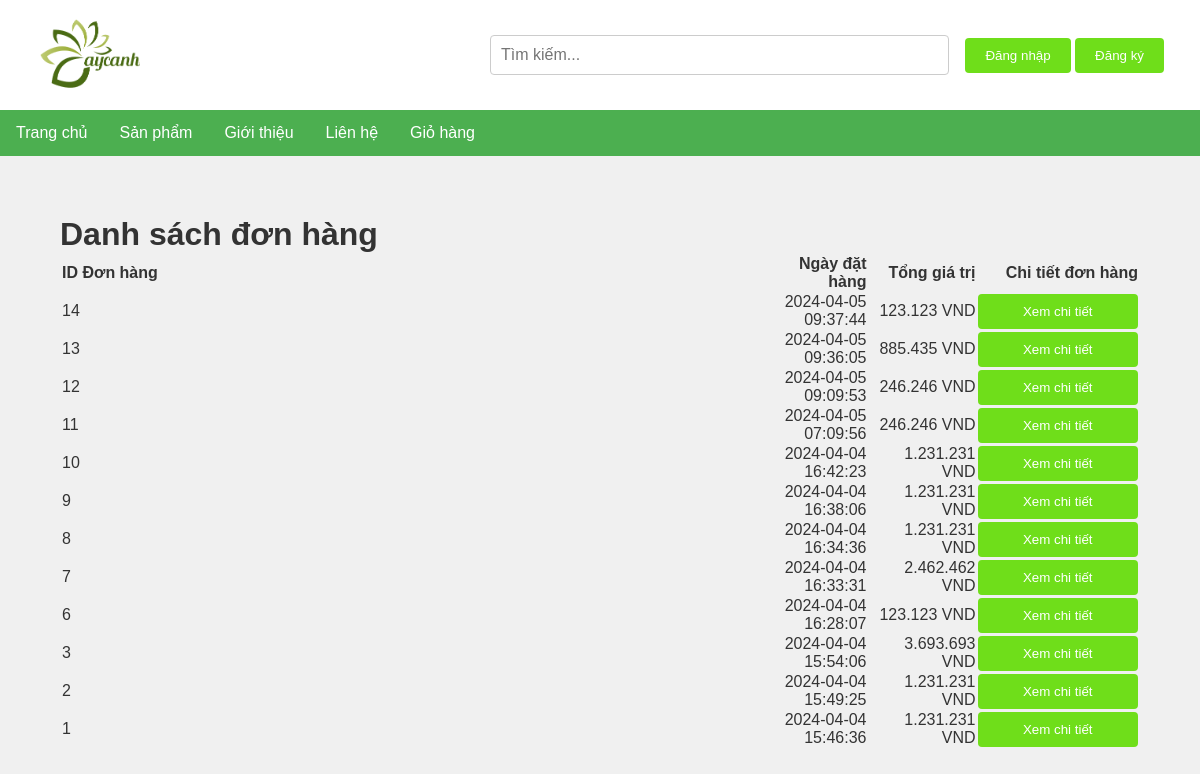
Screenshot of /donhang.php with the database file from the repository.
### tables this page shows
CREATE TABLE IF NOT EXISTS `giohang` (
  `giohang_id` int NOT NULL AUTO_INCREMENT,
  `user_id` int DEFAULT NULL,
  `ngaydat` datetime DEFAULT NULL,
  `tong` decimal(10,2) DEFAULT NULL,
  PRIMARY KEY (`giohang_id`),
  KEY `user_id` (`user_id`)
);

### donhang.php (the view, shortened to what this page needs)
<!DOCTYPE html>
<html lang="en">
<head>
    <link rel="stylesheet" href="https://cdnjs.cloudflare.com/ajax/libs/font-awesome/4.7.0/css/font-awesome.min.css">
    <link href="style/style.css" type="text/css" rel="stylesheet">
</head>
<?php include "class/header.php"?>
<body>
<?php
require_once 'class/DB.php';
$query = "SELECT * FROM giohang ORDER BY ngaydat DESC";
$result = mysqli_query($conn, $query);
?>
<div  style="margin: 5%;">
    <h1>Danh sách đơn hàng</h1>
    <table>
        <tr>
            <th style="text-align:left;">ID Đơn hàng</th>
            <th style="text-align:right;" width="10%">Ngày đặt hàng</th>
            <th style="text-align:right;" width="10%">Tổng giá trị</th>
            <th style="text-align:right;" width="15%">Chi tiết đơn hàng</th>
        </tr>
        <?php
        while ($row = mysqli_fetch_assoc($result)) {
            echo "<tr>";
            echo "<td style=\"text-align:left;\">" . $row['giohang_id'] . "</td>";
            echo "<td style=\"text-align:right;\">" . $row['ngaydat'] . "</td>";
            echo "<td style=\"text-align:right;\">" . number_format($row['tong'], 0, ',', '.') . " VND</td>";
            echo "<td style=\"text-align:right;\"><button onclick=\"window.location.href='chitietdonhang.php?giohang_id=" . $row['giohang_id'] . "'\">Xem chi tiết</button></td>";
            echo "</tr>";
        }
        ?>
    </table>
    </div>
</body>
</html>

### style/style.css (style rules this page uses)
body { font-family: Arial, sans-serif; background-color: #f0f0f0; color: #333; margin: 0; padding: 0; }
* { box-sizing: border-box; margin: 0; padding: 0; }
button { background-color: rgb(111, 222, 26); color: white; padding: 10px 20px; border: none; border-radius: 4px; cursor: pointer; width: 100%; }

### rows the page displays
giohang: giohang_id "14", ngaydat "2024-04-05 09:37:44", tong "123.123"
giohang: giohang_id "13", ngaydat "2024-04-05 09:36:05", tong "885.435"
giohang: giohang_id "12", ngaydat "2024-04-05 09:09:53", tong "246.246"
giohang: giohang_id "11", ngaydat "2024-04-05 07:09:56", tong "246.246"
giohang: giohang_id "10", ngaydat "2024-04-04 16:42:23", tong "1.231.231"
giohang: giohang_id "9", ngaydat "2024-04-04 16:38:06", tong "1.231.231"
giohang: giohang_id "8", ngaydat "2024-04-04 16:34:36", tong "1.231.231"
giohang: giohang_id "7", ngaydat "2024-04-04 16:33:31", tong "2.462.462"
giohang: giohang_id "6", ngaydat "2024-04-04 16:28:07", tong "123.123"
giohang: giohang_id "3", ngaydat "2024-04-04 15:54:06", tong "3.693.693"
giohang: giohang_id "2", ngaydat "2024-04-04 15:49:25", tong "1.231.231"
giohang: giohang_id "1", ngaydat "2024-04-04 15:46:36", tong "1.231.231"
